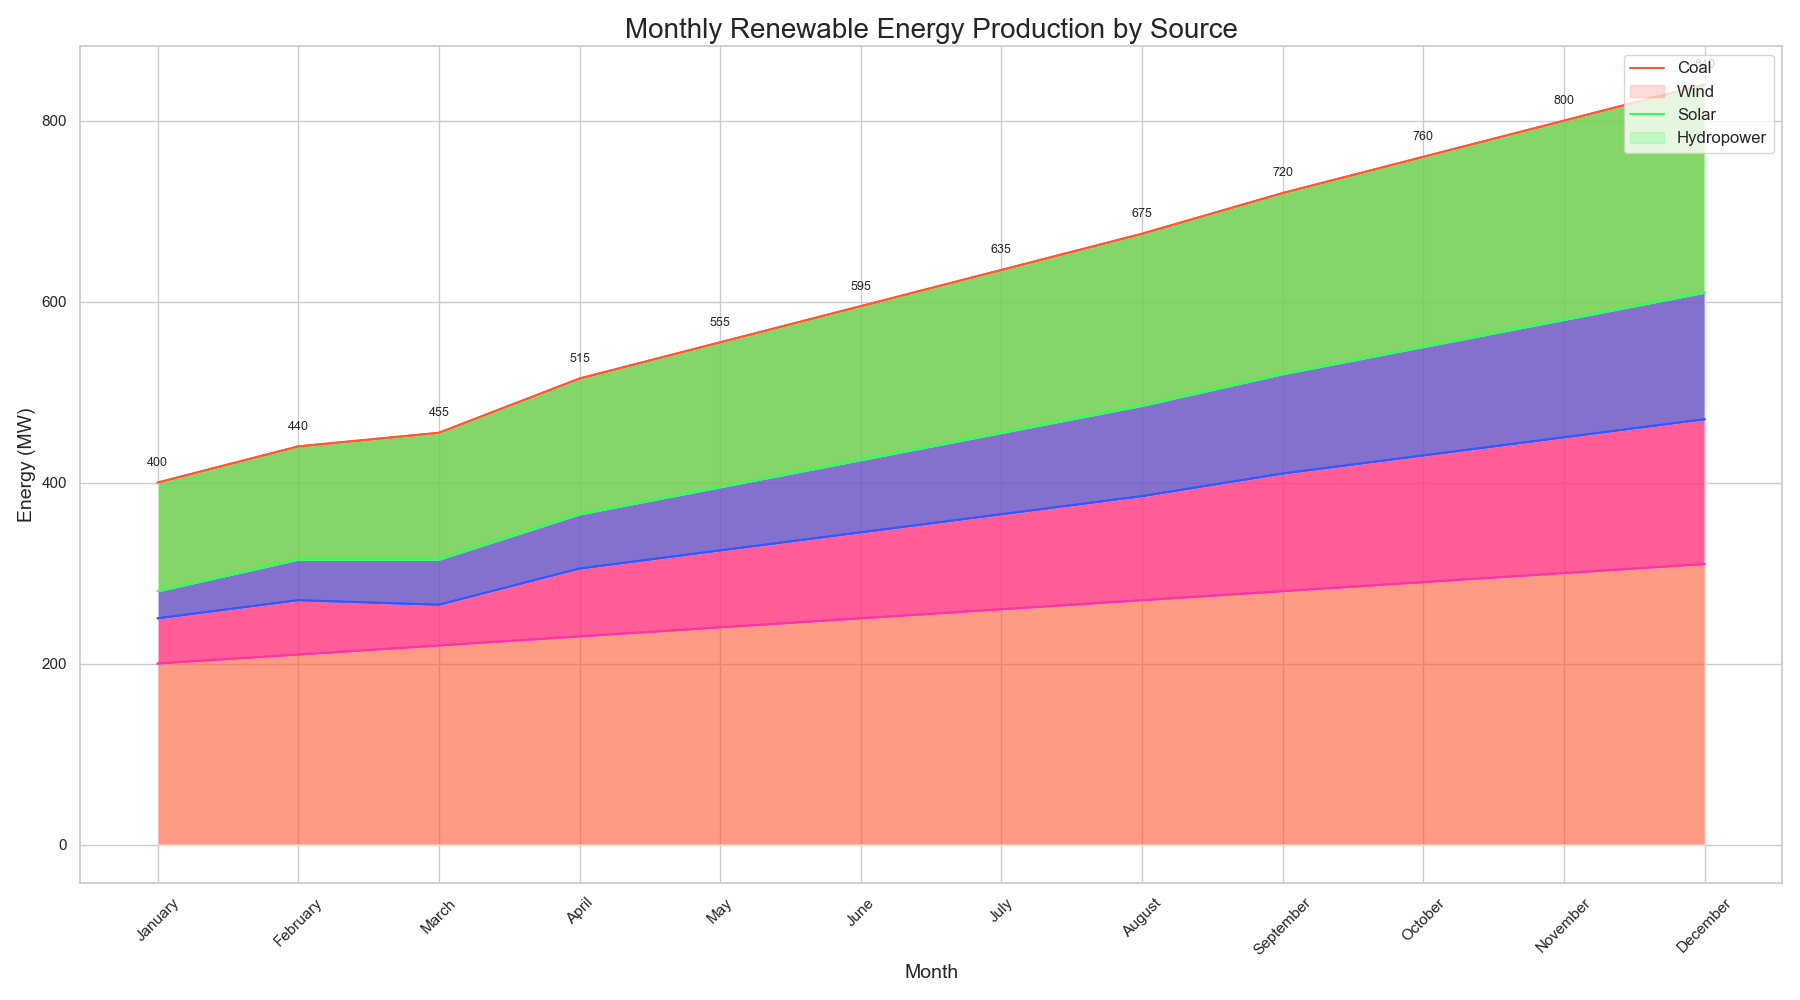

The script that drew this image:

import pandas as pd
import seaborn as sns
import matplotlib.pyplot as plt

# Data in a Python dictionary
data = {
    'Month': ['January', 'February', 'March', 'April', 'May', 'June', 'July', 'August', 'September', 'October', 'November', 'December'],
    'Coal': [200, 210, 220, 230, 240, 250, 260, 270, 280, 290, 300, 310],
    'Wind': [50, 60, 45, 75, 85, 95, 105, 115, 130, 140, 150, 160],
    'Solar': [30, 45, 50, 60, 70, 80, 90, 100, 110, 120, 130, 140],
    'Hydropower': [120, 125, 140, 150, 160, 170, 180, 190, 200, 210, 220, 230]
}

# Create a DataFrame
df = pd.DataFrame(data)
df.index = df['Month']
df.drop('Month', axis=1, inplace=True)

# Plotting the stacked area chart
plt.figure(figsize=(18, 10))
pal = ['#FF5733', '#33FF57', '#3357FF', '#FF33A6']  # New color scheme

# Cumulate the values
df_cum = df.cumsum(axis=1)

# Plot the categories in reverse order
category_names = df.columns[::-1]
for i, column in enumerate(category_names):
    sns.lineplot(data=df_cum, x=df.index, y=column, color=pal[i])

# Fill the area between the lines
for i, column in enumerate(category_names):
    if i == 0:
        sns.lineplot(data=df_cum, x=df.index, y=column, color=pal[i])
        plt.fill_between(df.index, 0, df_cum[column], facecolor=pal[i], alpha=0.6)
    else:
        sns.lineplot(data=df_cum, x=df.index, y=column, color=pal[i])
        plt.fill_between(df.index, df_cum[category_names[i - 1]], df_cum[column], facecolor=pal[i], alpha=0.6)

# Add annotations
for i, value in enumerate(df_cum['Hydropower']):
    plt.text(i, value + 15, f"{value}", ha='center', va='bottom', fontsize=9)

# Customize the chart
plt.title('Monthly Renewable Energy Production by Source', fontsize=20, loc='center')
plt.xticks(rotation=45)
plt.xlabel('Month', fontsize=14)
plt.ylabel('Energy (MW)', fontsize=14)
plt.legend(labels=df.columns, loc='upper right', fontsize=12)
plt.tight_layout()
plt.show()
